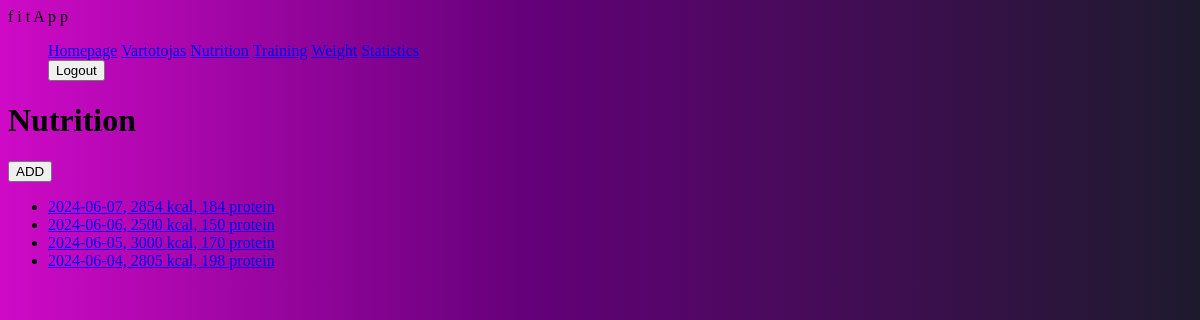
The app's page /fitness/nutrition/ (signed in), older data.
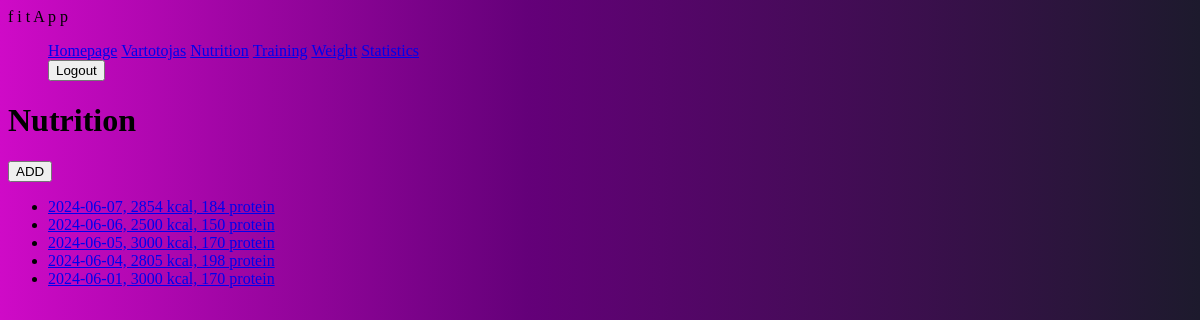
The same page, newer data.
### fitness/models.py (models this page shows, shortened)
class DayOfEating(models.Model):
    date = models.DateField('Date', default=date.today)
    kcal = models.IntegerField('Calories', blank=True, null=True)
    protein = models.IntegerField('Protein', blank=True, null=True)
    athlete = models.ForeignKey(User, on_delete=models.SET_NULL, null=True, blank=True)
    class Meta:
        verbose_name = 'Day of eating'
        verbose_name_plural = 'Days of eating'
    def __repr__(self):
        return f"{self.date}, {self.kcal} kcal, {self.protein} protein"

### fitness/views.py (the view)
# urls.py: path('nutrition/', views.DaysOfEatingListView.as_view(), name='nutrition'),
class DaysOfEatingListView(LoginRequiredMixin, ListView):
    model = DayOfEating
    template_name = 'days_of_eating.html'
    def get_queryset(self):
        return DayOfEating.objects.filter(athlete=self.request.user).order_by('-date')

### templates/days_of_eating.html
{% extends "base.html" %}
{% block content %}
    <h1>Nutrition</h1>
     <a href="{% url 'nutrition-add' %}"><button>ADD</button></a>
    {% if dayofeating_list %}
    <ul>
        {% for day in dayofeating_list %}
            <li id="days">
            <a  href="{% url 'nutrition-details' day.pk %}">{{ day|stringformat:'r' }} </a>
            </li>
        {% endfor %}
    </ul>
    {% else %}
      <p>You have not recorded your nutrition yet.</p>
    {% endif %}
{% endblock %}

Row changes from the older to the newer data that the page shows:
added DayOfEating: date+kcal+protein "2024-06-01, 3000 kcal, 170 protein"
